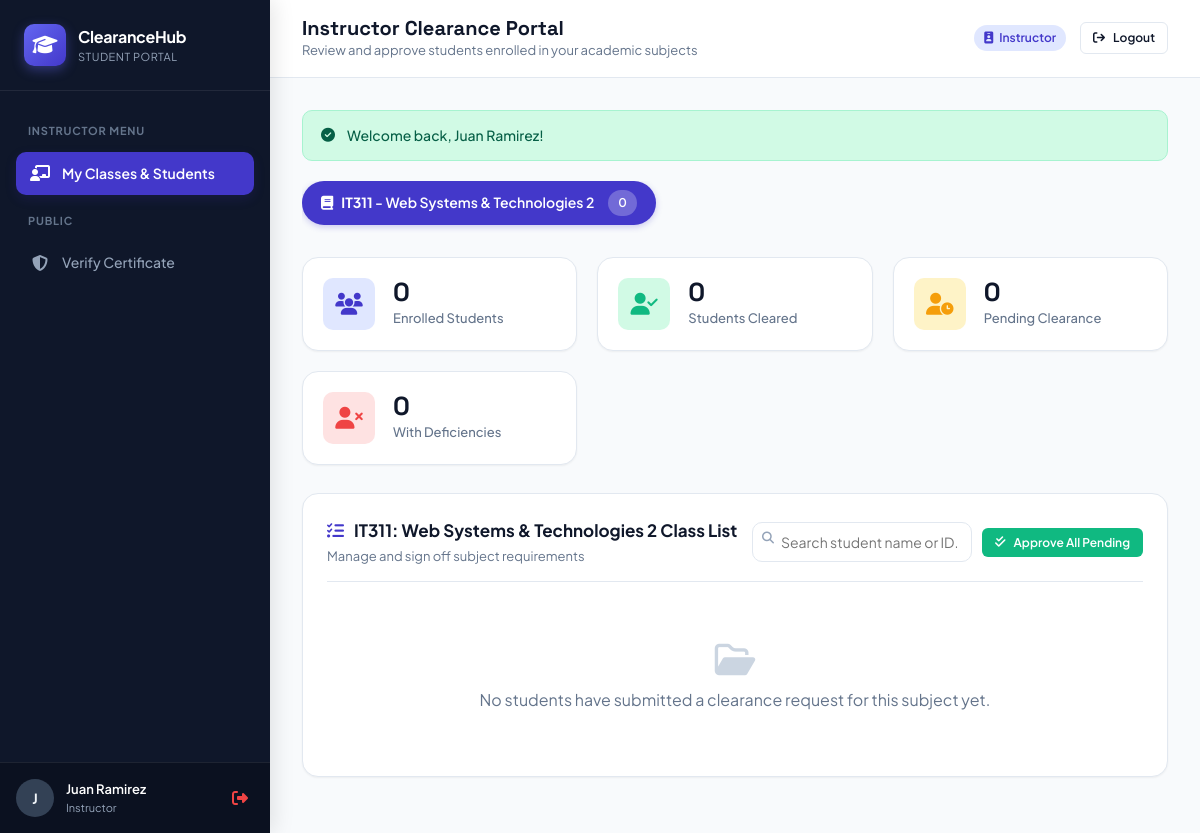
/instructor/dashboard.php (signed in), run on the app's committed database.
### tables this page shows
CREATE TABLE `subjects` (
  `id` INT AUTO_INCREMENT PRIMARY KEY,
  `code` VARCHAR(30) NOT NULL,
  `name` VARCHAR(100) NOT NULL,
  `instructor_id` INT NOT NULL,
  `period_id` INT NOT NULL,
  `created_at` TIMESTAMP DEFAULT CURRENT_TIMESTAMP,
  FOREIGN KEY (`instructor_id`) REFERENCES `users`(`id`) ON DELETE CASCADE,
  FOREIGN KEY (`period_id`) REFERENCES `clearance_periods`(`id`) ON DELETE CASCADE
);

### config/helpers.php (called while the page is built, shortened)
<?php
function e(?string $string): string {
    return htmlspecialchars($string ?? '', ENT_QUOTES, 'UTF-8');
}

### instructor/dashboard.php (the view, shortened to what this page needs)
<?php
require_once __DIR__ . '/../config/db.php';
require_once __DIR__ . '/../config/helpers.php';
$user = current_user();
$periodStmt = $pdo->query("SELECT * FROM clearance_periods WHERE is_active = 1 LIMIT 1");
$activePeriod = $periodStmt->fetch();
$subjects = [];
$studentsList = [];
$selectedSubjectId = (int)($_GET['subject_id'] ?? 0);
if ($activePeriod) {
    $subjStmt = $pdo->prepare("
        SELECT s.*, COUNT(css.id) as student_count,
               SUM(CASE WHEN css.status = 'cleared' THEN 1 ELSE 0 END) as cleared_count,
               SUM(CASE WHEN css.status = 'pending' THEN 1 ELSE 0 END) as pending_count,
               SUM(CASE WHEN css.status = 'deficient' THEN 1 ELSE 0 END) as deficient_count
        FROM subjects s
        LEFT JOIN clearance_subject_status css ON s.id = css.subject_id
        WHERE s.instructor_id = ? AND s.period_id = ?
        GROUP BY s.id
        ORDER BY s.code ASC
    ");
    $subjStmt->execute([$user['id'], $activePeriod['id']]);
    $subjects = $subjStmt->fetchAll();
    if (!empty($subjects)) {
        if (!$selectedSubjectId) {
            $selectedSubjectId = $subjects[0]['id'];
        }
        $studStmt = $pdo->prepare("
            SELECT css.id as status_id, css.status, css.remarks, css.updated_at,
                   cr.id as request_id, cr.clearance_code,
                   u.id as student_user_id, u.student_id, u.first_name, u.last_name, u.course, u.year_level, u.section, u.email
            FROM clearance_subject_status css
            JOIN clearance_requests cr ON css.request_id = cr.id
            JOIN users u ON cr.student_id = u.id
            WHERE css.subject_id = ? AND css.instructor_id = ?
            ORDER BY u.last_name ASC, u.first_name ASC
        ");
        $studStmt->execute([$selectedSubjectId, $user['id']]);
        $studentsList = $studStmt->fetchAll();
    }
}
$currentSubject = null;
foreach ($subjects as $s) {
    if ($s['id'] == $selectedSubjectId) {
        $currentSubject = $s;
        break;
    }
}
include __DIR__ . '/../includes/header.php';
include __DIR__ . '/../includes/navbar.php';
?>
<?php if (!$activePeriod): ?>
    <div class="card" style="text-align: center; padding: 48px 24px;">
        <i class="fa-solid fa-calendar-xmark" style="font-size: 48px; color: #94a3b8; margin-bottom: 16px;"></i>
        <h3>No Active Clearance Period</h3>
        <p style="color: var(--text-muted); max-width: 500px; margin: 8px auto 0;">No active clearance term is currently open. Check with your Department Head or Admin.</p>
    </div>
<?php else: ?>
    <div style="display: flex; gap: 12px; margin-bottom: 24px; overflow-x: auto; padding-bottom: 8px;">
        <?php foreach ($subjects as $subj): ?>
            <a href="?subject_id=<?= $subj['id'] ?>" class="btn <?= $subj['id'] == $selectedSubjectId ? 'btn-primary' : 'btn-outline' ?>" style="border-radius: var(--radius-full); padding: 8px 18px;">
                <i class="fa-solid fa-book"></i>
                <span><strong><?= e($subj['code']) ?></strong> - <?= e($subj['name']) ?></span>
                <span class="badge" style="background: rgba(255,255,255,0.25); color: inherit; margin-left: 6px;">
                    <?= (int)$subj['student_count'] ?>
                </span>
            </a>
        <?php endforeach; ?>
    </div>
    <?php if ($currentSubject): ?>
        <div class="stat-grid">
            <div class="stat-card">
                <div class="stat-icon blue"><i class="fa-solid fa-users"></i></div>
                <div>
                    <div class="stat-val"><?= (int)$currentSubject['student_count'] ?></div>
                    <div class="stat-label">Enrolled Students</div>
                </div>
            </div>
            <div class="stat-card">
                <div class="stat-icon green"><i class="fa-solid fa-user-check"></i></div>
                <div>
                    <div class="stat-val"><?= (int)$currentSubject['cleared_count'] ?></div>
                    <div class="stat-label">Students Cleared</div>
                </div>
            </div>
            <div class="stat-card">
                <div class="stat-icon amber"><i class="fa-solid fa-user-clock"></i></div>
                <div>
                    <div class="stat-val"><?= (int)$currentSubject['pending_count'] ?></div>
                    <div class="stat-label">Pending Clearance</div>
                </div>
            </div>
            <div class="stat-card">
                <div class="stat-icon red"><i class="fa-solid fa-user-xmark"></i></div>
                <div>
                    <div class="stat-val"><?= (int)$currentSubject['deficient_count'] ?></div>
                    <div class="stat-label">With Deficiencies</div>
                </div>
            </div>
        </div>
        <div class="card">
            <div class="card-header" style="flex-wrap: wrap; gap: 14px;">
                <div>
                    <div class="card-title">
                        <i class="fa-solid fa-list-check" style="color: var(--primary);"></i>
                        <span><?= e($currentSubject['code']) ?>: <?= e($currentSubject['name']) ?> Class List</span>
                    </div>
                    <span style="font-size: 13px; color: var(--text-muted);">Manage and sign off subject requirements</span>
                </div>
                <div style="display: flex; gap: 10px; align-items: center;">
                    <div style="position: relative;">
                        <i class="fa-solid fa-magnifying-glass" style="position: absolute; left: 10px; top: 10px; color: #94a3b8; font-size: 12px;"></i>
                        <input type="text" data-table-search="#studentsTable" class="form-control btn-sm" style="padding-left: 28px; width: 220px;" placeholder="Search student name or ID...">
                    </div>
                    <form action="update_status.php" method="POST" onsubmit="return confirm('Are you sure you want to approve ALL pending students in this class?');">
                        <button type="submit" class="btn btn-success btn-sm">
                            <i class="fa-solid fa-check-double"></i> Approve All Pending
                        </button>
                    </form>
                </div>
            </div>
            <?php if (empty($studentsList)): ?>
                <div style="text-align: center; padding: 40px; color: var(--text-muted);">
                    <i class="fa-regular fa-folder-open" style="font-size: 36px; margin-bottom: 10px; color: #cbd5e1;"></i>
                    <p>No students have submitted a clearance request for this subject yet.</p>
                </div>
            <?php endif; ?>
        </div>
    <?php endif; ?>
<?php endif; ?>
<?php include __DIR__ . '/../includes/footer.php'; ?>

### assets/css/style.css (style rules this page uses)
:root { --primary: #4338ca; --primary-hover: #3730a3; --primary-light: #e0e7ff; --primary-glow: rgba(67, 56, 202, 0.15); --secondary: #0284c7; --accent: #f59e0b; --success: #10b981; --success-bg: #d1fae5; --success-text: #065f46; --warning: #f59e0b; --warning-bg: #fef3c7; --warning-text: #92400e; --danger: #ef4444; --danger-bg: #fee2e2; --danger-text: #991b1b; --info: #3b82f6; --info-bg: #dbeafe; --info-text: #1e40af; --bg-page: #f8fafc; --surface: #ffffff; --surface-secondary: #f1f5f9; --border: #e2e8f0; --border-focus: #818cf8; --text-main: #0f172a; --text-muted: #64748b; --text-light: #94a3b8; --radius-sm: 6px; --radius-md: 10px; --radius-lg: 16px; --radius-xl: 22px; --radius-full: 9999px; --shadow-sm: 0 1px 2px 0 rgba(0, 0, 0, 0.05); --shadow-md: 0 4px 6px -1px rgba(0, 0, 0, 0.08), 0 2px 4px -2px rgba(0, 0, 0, 0.05); --shadow-lg: 0 10px 15px -3px rgba(0, 0, 0, 0.08), 0 4px 6px -4px rgba(0, 0, 0, 0.04); --shadow-glow: 0 8px 25px -4px var(--primary-glow); --transition: all 0.2s cubic-bezier(0.4, 0, 0.2, 1); }
* { box-sizing: border-box; margin: 0; padding: 0; }
body { font-family: 'Plus Jakarta Sans', sans-serif; background-color: var(--bg-page); color: var(--text-main); line-height: 1.5; min-height: 100vh; display: flex; flex-direction: column; }
a { color: var(--primary); text-decoration: none; transition: var(--transition); }
.btn { display: inline-flex; align-items: center; justify-content: center; gap: 8px; padding: 9px 18px; font-size: 14px; font-weight: 600; font-family: inherit; border-radius: var(--radius-md); cursor: pointer; border: 1px solid transparent; transition: var(--transition); text-decoration: none; white-space: nowrap; }
.btn-primary { background: var(--primary); color: #ffffff; box-shadow: 0 2px 6px rgba(67, 56, 202, 0.25); }
.btn-success { background: var(--success); color: #ffffff; }
.btn-sm { padding: 6px 12px; font-size: 12px; border-radius: var(--radius-sm); }
.card { background: var(--surface); border: 1px solid var(--border); border-radius: var(--radius-lg); box-shadow: var(--shadow-sm); padding: 24px; margin-bottom: 24px; transition: var(--transition); }
.card-header { display: flex; align-items: center; justify-content: space-between; margin-bottom: 20px; padding-bottom: 14px; border-bottom: 1px solid var(--border); }
.card-title { font-size: 17px; font-weight: 700; display: flex; align-items: center; gap: 10px; }
.stat-grid { display: grid; grid-template-columns: repeat(auto-fit, minmax(220px, 1fr)); gap: 20px; margin-bottom: 28px; }
.stat-card { background: var(--surface); border: 1px solid var(--border); border-radius: var(--radius-lg); padding: 20px; display: flex; align-items: center; gap: 18px; box-shadow: var(--shadow-sm); transition: var(--transition); }
.stat-icon { width: 52px; height: 52px; border-radius: var(--radius-md); display: flex; align-items: center; justify-content: center; font-size: 22px; }
.stat-icon.blue { background: var(--primary-light); color: var(--primary); }
.stat-icon.green { background: var(--success-bg); color: var(--success); }
.stat-icon.amber { background: var(--warning-bg); color: var(--warning); }
.stat-icon.red { background: var(--danger-bg); color: var(--danger); }
.stat-val { font-size: 26px; font-weight: 800; line-height: 1; font-family: 'Space Grotesk', sans-serif; }
.stat-label { font-size: 13px; color: var(--text-muted); margin-top: 4px; font-weight: 500; }
.badge { display: inline-flex; align-items: center; gap: 6px; padding: 4px 10px; border-radius: var(--radius-full); font-size: 12px; font-weight: 600; text-transform: capitalize; }
.form-control { width: 100%; padding: 10px 14px; font-size: 14px; font-family: inherit; border-radius: var(--radius-md); border: 1px solid var(--border); background: var(--surface); color: var(--text-main); transition: var(--transition); }

### data on the page
subjects: code "IT311", name "Web Systems & Technologies 2", student_count "0"

### other printed values
substr($user['name'] ?: $user['username'], 0, 1) "J"
$user['name'] ?: $user['username'] "Juan Ramirez"
$user['role'] "Instructor"
$page_title "Instructor Clearance Portal"
$page_subtitle "Review and approve students enrolled in your academic subjects"
$flash['message'] "Welcome back, Juan Ramirez!"
$currentSubject['student_count'] "0"
$currentSubject['cleared_count'] "0"
$currentSubject['pending_count'] "0"
$currentSubject['deficient_count'] "0"
